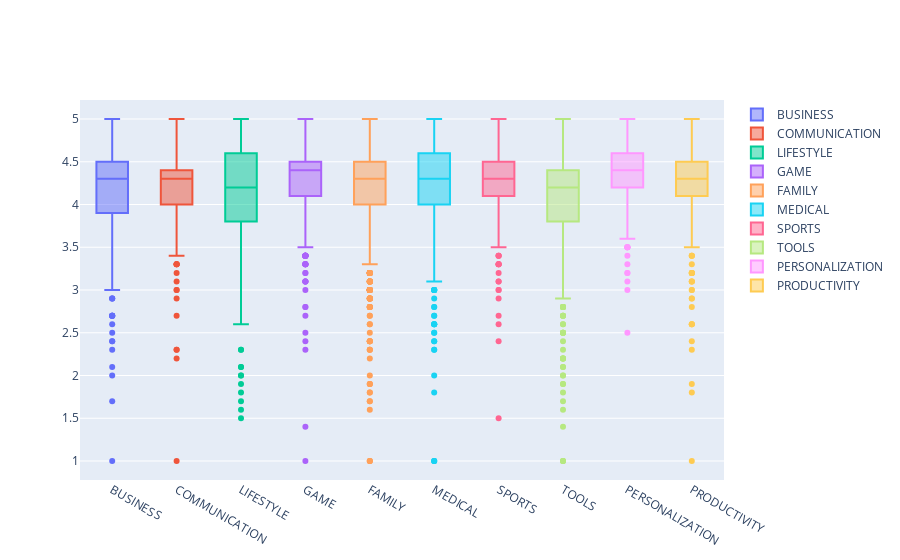

The notebook cell saved with this chart:
### Code cell
data = []

for cat in category_rating_f.Category.unique():
     data.append(
        go.Box(y=category_rating_f[category_rating_f.Category==cat].Rating, 
               name=cat)
    )
iplot(data, show_link = False)

### Figure 1 — Plotly figure (JSON) as saved in the notebook; plotly's stock layout.template omitted (floating-point values rounded to 4 significant figures; data arrays with more than 128 entries replaced by an {"elided": "..."} marker saying what was removed)
{"data": [{"name": "BUSINESS", "type": "box", "y": {"elided": "460 float values"}}, {"name": "COMMUNICATION", "type": "box", "y": {"elided": "387 float values"}}, {"name": "LIFESTYLE", "type": "box", "y": {"elided": "382 float values"}}, {"name": "GAME", "type": "box", "y": {"elided": "1144 float values"}}, {"name": "FAMILY", "type": "box", "y": {"elided": "1972 float values"}}, {"name": "MEDICAL", "type": "box", "y": {"elided": "463 float values"}}, {"name": "SPORTS", "type": "box", "y": {"elided": "384 float values"}}, {"name": "TOOLS", "type": "box", "y": {"elided": "843 float values"}}, {"name": "PERSONALIZATION", "type": "box", "y": {"elided": "392 float values"}}, {"name": "PRODUCTIVITY", "type": "box", "y": {"elided": "424 float values"}}], "layout": {}}
